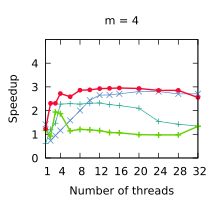

Recreate this plot in gnuplot.
set title "m = 4"
set terminal pdf size 2.2,2.0
set output "./results/Compactions_n___4,194,304,_m___4.pdf"
set key off
set xrange [1:32]
set xtics (1, 4, 8, 12, 16, 20, 24, 28, 32)
set xlabel "Number of threads"
set yrange [0:5]
set ytics (0, 1, 2, 3, 4)
set ylabel "Speedup"
plot './results/Compactions_n___4,194,304,_m___4.dat' using 1:2 title "Outer parallelism" pointsize 0.7 lw 1 pt 1 linecolor rgb "#24A793" with linespoints, \
  './results/Compactions_n___4,194,304,_m___4.dat' using 1:3 title "Inner parallelism" pointsize 0.7 lw 1 pt 2 linecolor rgb "#5287C6" with linespoints, \
  './results/Compactions_n___4,194,304,_m___4.dat' using 1:4 title "Multi-atomics 64" pointsize 0.7 lw 2 pt 1 linecolor rgb "#64D000" with linespoints, \
  './results/Compactions_n___4,194,304,_m___4.dat' using 1:5 title "WorkAssisting" pointsize 0.4 lw 2 pt 7 linecolor rgb "#F40A35" with linespoints
